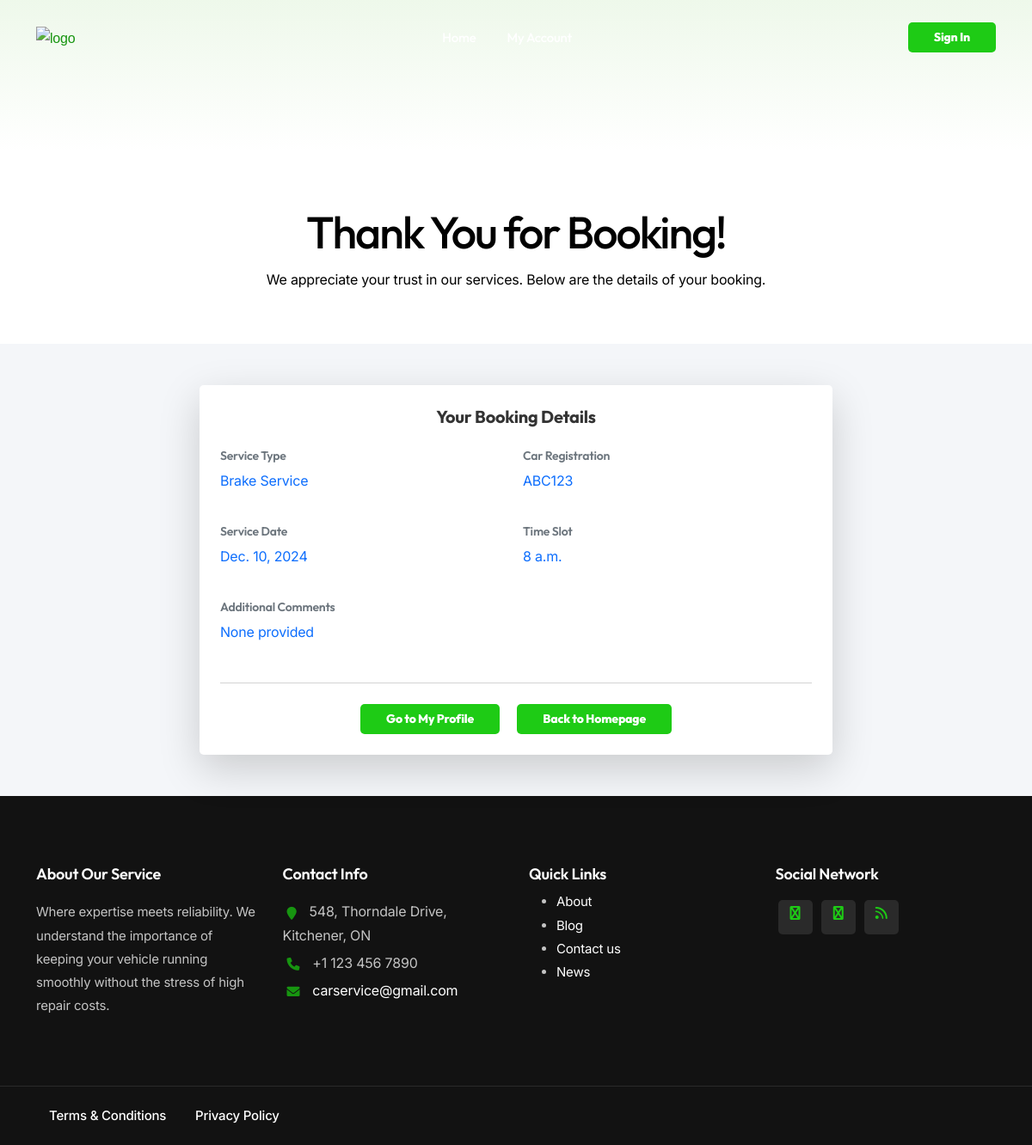
The app's page /reservations/booking-confirmation/15/ with its own data.
### service/models.py (models this page shows, shortened)
class Service(models.Model):
    STATUS_CHOICES = [
        ('active', 'Active'),
        ('inactive', 'Inactive'),
    ]
    name = models.CharField(max_length=255)
    description = models.TextField()
    price = models.DecimalField(max_digits=10, decimal_places=2)
    duration_minutes = models.IntegerField()
    start_time = models.TimeField(null=True)
    end_time = models.TimeField(null=True)
    department = models.ForeignKey(Department, on_delete=models.CASCADE, related_name="services", null=True)
    image = models.ImageField(upload_to='service_images/', null=True, blank=True)
    user = models.ForeignKey(Account, on_delete=models.CASCADE, related_name="services", null=True)
    status = models.CharField(max_length=10, choices=STATUS_CHOICES, default='active')
    created_at = models.DateTimeField(auto_now_add=True)
    updated_at = models.DateTimeField(auto_now=True)

class TimeSlot(models.Model):
    service = models.ForeignKey('Service', on_delete=models.CASCADE, related_name='time_slots')
    time = models.TimeField(max_length=8)

### reservation/models.py (models this page shows, shortened)
class Reservation(models.Model):
    STATUS_CHOICES = [
        ('pending', 'Pending'),
        ('confirmed', 'Confirmed'),
        ('cancelled', 'Cancelled'),
        ('completed', 'Completed')
    ]
    PAYMENT_STATUS_CHOICES = [
        ('unpaid', 'Unpaid'),
        ('paid', 'Paid')
    ]
    customer = models.ForeignKey(Account, on_delete=models.CASCADE, limit_choices_to={'user_type': 'customer'})
    service = models.ForeignKey(Service, on_delete=models.CASCADE, null=True)  # Linked to the booked service
    vendor = models.ForeignKey(Account, on_delete=models.CASCADE, related_name="vendor_reservations", null=True, blank=True)  # Automatically populated
    time_slot = models.ForeignKey(TimeSlot, on_delete=models.CASCADE)  # Linked to the selected time slot
    service_date = models.DateField(null=True)
    car_registration = models.CharField(max_length=50, null=True)
    comments = models.TextField(null=True, blank=True)  # Optional comments from the customer
    status = models.CharField(max_length=20, choices=STATUS_CHOICES, default='confirmed')  # Default set to confirmed
    total_price = models.DecimalField(max_digits=10, decimal_places=2)
    payment_status = models.CharField(max_length=20, choices=PAYMENT_STATUS_CHOICES, default='unpaid')
    created_at = models.DateTimeField(auto_now_add=True)
    updated_at = models.DateTimeField(auto_now=True)

### reservation/views.py (the view)
# urls.py: path('booking-confirmation/<int:reservation_id>/', booking_confirmation_view, name='booking_confirmation'),
def booking_confirmation_view(request, reservation_id):
    reservation = get_object_or_404(Reservation, id=reservation_id)
    context = {
        'service': reservation.service,
        'booking': {
            'car_registration': reservation.car_registration,
            'service_date': reservation.service_date,
            'service_time': reservation.time_slot.time,
            'additional_comments': reservation.comments or "None provided",
        },
    }
    return render(request, 'customer/booking_confirmation.html', context)

### templates/customer/booking_confirmation.html (shortened to what this page needs)
{% extends 'base.html' %}
{% load static %}
{% block content %}
<div id="wrapper">
    <header class="transparent scroll-light has-topbar">
        <div class="container">
            <div class="row">
                <div class="col-md-12">
                    <div class="de-flex sm-pt10">
                        <div class="de-flex-col">
                            <div id="logo">
                                <a href="{% static 'index.html' %}">
                                    <img class="logo-1" src="{% static 'images/logo-AUTOASSIST-light.png' %}" alt="logo"
                                        style="height: 100px; width: 100px;">
                                </a>
                            </div>
                        </div>
                        {% include 'includes/customer_navbar.html' %}
                    </div>
                </div>
            </div>
        </div>
    </header>
    <div class="no-bottom no-top" id="content">
        <section id="subheader" class="jarallax text-light">
        </section>
        <section id="confirmation-section" class="jarallax" style="color: black; padding: 40px 0; height: auto;">
            <div class="center-y relative text-center">
                <div class="container">
                    <div class="row">
                        <div class="col-md-12 text-center">
                            <h1 style="color: black; margin-bottom: 10px;">Thank You for Booking!</h1>
                            <p class="mt-3" style="color: black; margin-bottom: 20px;">We appreciate your trust in our
                                services. Below are the details of your booking.</p>
                        </div>
                    </div>
                </div>
            </div>
        </section>
        <section id="booking-details" class="py-5" style="background-color: #f4f6f9;">
            <div class="container">
                <div class="row justify-content-center">
                    <div class="col-lg-8">
                        <div class="p-4 rounded-3 shadow-lg bg-white">
                            <h4 class="text-center mb-4" style="font-weight: bold; color: #333;">Your Booking Details</h4>
                            <div class="row g-3">
                                <div class="col-lg-6">
                                    <h6 class="text-muted">Service Type</h6>
                                    <p class="fw-semibold text-primary">{{ service.name }}</p>
                                </div>
                                <div class="col-lg-6">
                                    <h6 class="text-muted">Car Registration</h6>
                                    <p class="fw-semibold text-primary">{{ booking.car_registration }}</p>
                                </div>
                                <div class="col-lg-6">
                                    <h6 class="text-muted">Service Date</h6>
                                    <p class="fw-semibold text-primary">{{ booking.service_date }}</p>
                                </div>
                                <div class="col-lg-6">
                                    <h6 class="text-muted">Time Slot</h6>
                                    <p class="fw-semibold text-primary">{{ booking.service_time }}</p>
                                </div>
                                <div class="col-lg-12">
                                    <h6 class="text-muted">Additional Comments</h6>
                                    <p class="fw-semibold text-primary">
                                        {{ booking.additional_comments|default:"None provided" }}
                                    </p>
                                </div>
                            </div>
                            <hr class="my-4">
                            <div class="text-center mt-4">
                                <a href="#" class="btn-main mx-2">Go to My Profile</a>
                                <a href="{% url 'homepage' %}" class="btn-main mx-2">Back to Homepage</a>
                            </div>
                        </div>
                    </div>
                </div>
            </div>
        </section>
    </div>
    {% include 'includes/footer.html' %}
</div>
{% endblock %}

### static/css/coloring.css (style rules this page uses)
.bg-color, header, section.bg-color, section.call-to-action, a.btn-main, .btn-main, #mainmenu li li a.menu-item:hover, #mainmenu ul li:hover>a.menu-item, .daterangepicker td.active, .daterangepicker td.active:hover, .price-row, .slider-info .text1, .btn-primary, .bg-id-color, .dropcap, .fullwidthbanner-container a.btn, .feature-box-big-icon i, #testimonial-full, .icon-deco i, .feature-box-small-icon .border, .date-post, .team-list .small-border, .de-team-list .small-border, .owl-arrow span, .de-progress .progress-bar, #btn-close-x:hover, .box-fx .info, .btn-more, .widget .small-border, .product img:hover, #btn-search, .de_tab.timeline li.active .dot, .btn-id, .tiny-border, #subheader .small-border-deco span, #services-list li a:hover, .timeline .tl-block .tl-line, .de_tab.tab_style_2 .de_nav li.active span, .de_tab.tab_methods.style-2 .de_nav li.active span, .feature-box-small-icon.style-2 .number.bg-color, .owl-custom-nav .btn-next:before, .owl-custom-nav .btn-prev:before, .timeline>li>.timeline-badge, .de_light .de_tab.tab_style_3 .de_nav li.active span, .de_tab.tab_style_4 .de_nav li.active span, .circle, .social-icons-sm i:hover, .btn-rsvp, .pricing-table .ribbon, .de_tab.tab_style_4 .de_nav li.active, #preloader .s1 span, #filters a.selected, .custom-show:after, .custom-close:after, .widget-post .date, .style-2 .date-box, .d-card i, .owl-item.active>div blockquote:before, .accordion-section-title:before, #form_subscribe #btn-submit i, .bg-gradient-to-right-2, .d-card.hover i, .d-card:hover i, .ribbon, .box-icon-simple .num, .feature-box.f-boxed:hover, .fpw-overlay-btm, .fp-wrap .fpwow-icons a, .owl-item.active.center .feature-box-type-2, .testimonial-color .item:nth-child(1n) blockquote:before, .spinner>div, .d-gallery-item .dgi-1, a.btn-border:hover, .dih-overlay, .widget_tags li a, .nav-pills .nav-link.active, .nav-pills .show>.nav-link, #cookieConsent a.cookieConsentOK, .mask .cover, .icon-box:hover, .feature-box.f-boxed.invert, .text-light .container-timeline ul li::before, .text-light .de_countdown, .text-light .dropdown li span, #selector #dark-mode, #selector #related-items, .dropdown li span:hover, .de-event-item .d-date, .switch, h5 span.label, .lds-roller div:after, body::-webkit-scrollbar-thumb,#de_modal::-webkit-scrollbar-thumb, .de_pricing-table .d-list li:before, .ul-style-4 li:before, #mainmenu ul li b, h1.s2 .c1 span, .bloglist .date-box, .de-icon, .text-light .de-marquee-list .d-item-dot, .slider .progress, input[type="range"]::-webkit-slider-thumb, .de-marquee-list .d-item-dot, #de-click-menu-notification .d-count, .de-submenu-profile i, .menu-col li a.active, #back-to-top { background: var(--primary-color); }
a, a:hover, footer .widget a:hover, .id-color-2, .id-color-secondary, span.id-color-2, .icon-box i, .h-phone i.id-color-secondary, .mask:hover .cover h3 i, address.s1 span i, .de_table .tr .td:nth-child(2) span, .activity-filter i, .dark-scheme .demo-icon-wrap i, .dark-scheme .demo-icon-wrap-s2 span, .de_tab .de_nav li span, .dark-scheme .small-border, .de_tab.tab_methods .de_nav li.active span img, .ul-style-3 li:after, .accordion-button:not(.collapsed), .ul-style-2 li:before, .pricing-table.table-featured .bottom i { color: var(--secondary-color); }
#subheader { background: -moz-linear-gradient(180deg, rgba(var(--primary-color-rgb), 0.125) 0%, rgba(var(--primary-color-rgb), 0) 100%); background: -webkit-linear-gradient(180deg, rgba(var(--primary-color-rgb), 0.125) 0%, rgba(var(--primary-color-rgb), 0) 100%); background: linear-gradient(180deg, rgba(var(--primary-color-rgb), 0.125) 0%, rgba(var(--primary-color-rgb), 0) 100%); }
.item_info_counts>div, .de_table .tr .td:nth-child(2) span, .activity-filter i, .accordion-button:not(.collapsed), { background: rgba(var(--secondary-color-rgb), .1); }

### static/css/colors/scheme-01.css (style rules this page uses)
:root { --primary-color: #1ECB15; --primary-color-rgb: 120, 202, 92; --secondary-color: #179510; --secondary-color-rgb: 23, 149, 16; }

### records on screen
Service: name "Brake Service"
Reservation: car_registration "ABC123", service_date "Dec. 10, 2024"
TimeSlot: service_time "8 a.m."

### other values on screen
{{ booking.additional_comments|default:"None provided" }} "None provided"
